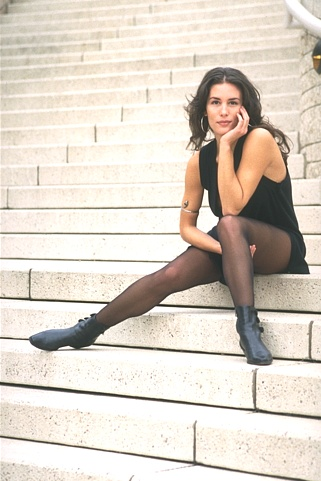
#> input picture Experiments/Image Segmentation exp - v2/Image7/181021.jpg, 321 x 481 px
$ jupyter execute _KMeans.ipynb
#> lines starting #> are read from the running program, lines starting #| are printed output that depends on the picture; after the words box and inside, x2 and y2 are one past the last pixel; in counts of white or black regions, pixels touching at a corner belong together; long printed decimals are rounded
[cell 1]
import numpy as np
import random
import math
from matplotlib import pyplot as plt
from sklearn.datasets.samples_generator import make_blobs
import time
import pandas as pd
from scipy.spatial.distance import cdist
from sklearn.utils import shuffle

Initialize the data points and Random centers
===========================

[cell 2]
cluster=2

[cell 3]
import cv2

img = cv2.imread('181021.jpg',0)
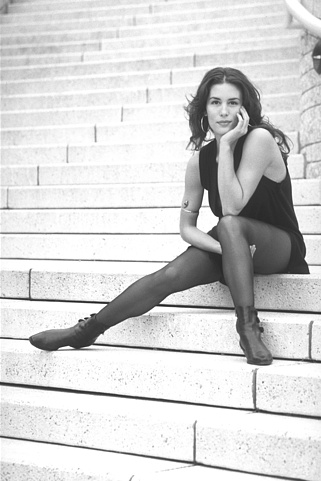
#> img: shape (481, 321); min 24, max 255, mean 212.2
e = cv2.imread('181021.png',0)

ret,e = cv2.threshold(e,100,255,cv2.THRESH_BINARY)
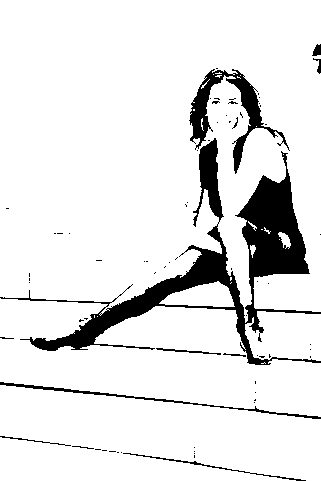
#> e: shape (481, 321); 89.7% white; 71 black regions (60 under 20 px), largest, box (x1, y1, x2, y2) and area: (0, 138, 321, 365) 11969, (189, 69, 290, 174) 2297, (0, 382, 321, 419) 730


height, width = img.shape[0],img.shape[1]
#> height = 481; width = 321
img_list = np.reshape(img, (height*width, 1))

plt.xticks([])
plt.yticks([])
plt.imshow(img, cmap='gray')
plt.show()

plt.xticks([])
plt.yticks([])
plt.imshow(e, cmap='gray')
plt.show()


x=img_list
# x=img

KMeans - Clustering
===============

[cell 4]
from sklearn.cluster import KMeans
import numpy as np

kmeans = KMeans(n_clusters=cluster, random_state=5).fit(x)
kmeans.labels_

kmeans.cluster_centers_
vv=kmeans.cluster_centers_
#> vv = [93.92, 236.8]


ny=kmeans.labels_ #np.argmax(uu,axis=1)

# [4 lines of commented-out code are left out]

[cell 5]
index = np.copy(ny)
index = np.reshape(index, (height, width))
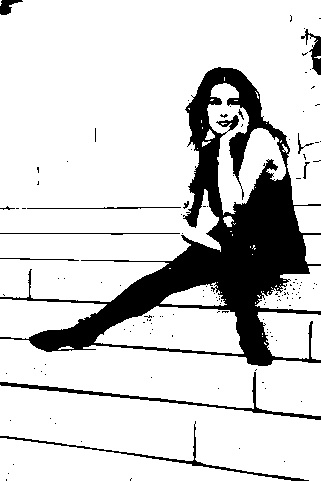
#> index: shape (481, 321) int32; values 0 (black) and 1 (white), 82.8% white; 133 black regions (120 under 20 px), largest, box (x1, y1, x2, y2) and area: (0, 67, 321, 366) 23148, (0, 372, 321, 420) 1135, (0, 421, 309, 481) 800
plt.xticks([])
plt.yticks([])
# axes = plt.gca()
plt.imshow(index, cmap='gray')
plt.show(block=True)

[cell 6]
from sklearn.metrics.cluster import normalized_mutual_info_score
print(normalized_mutual_info_score(e.flatten(),ny))
#| 0.5459

from sklearn.metrics import mean_squared_error
print(mean_squared_error(e.flatten(),ny))
#| 57919.416

from sklearn.metrics.cluster import adjusted_rand_score
print(adjusted_rand_score(e.flatten(),ny))
#| 0.6475

[cell 7]
import pandas as pd
test=pd.DataFrame()
test['y']=e.flatten()
test['ny']=ny

import itertools
perm = itertools.permutations(np.unique(test.y))
_totalperm=[]

for i in list(perm):
    _totalperm.append(list(i))


from sklearn import metrics as m
normalized_mutual_info_score1=[]
mean_squared_error1=[]
adjusted_rand_score1=[]
newols=[]
values=[]

for i in range(len(_totalperm)):
    print(i)
    newcolvals=np.zeros((test.shape[0]))
    for j in range(test.shape[0]):
        newcolvals[j]=(_totalperm[i])[test.ny[j]]

    newols.append(newcolvals)
    normalized_mutual_info_score1.append(normalized_mutual_info_score(e.flatten(),newcolvals))
    mean_squared_error1.append(mean_squared_error(e.flatten(),newcolvals))
    adjusted_rand_score1.append(adjusted_rand_score(e.flatten(),newcolvals))
#> after the loop, adjusted_rand_score1 = [0.647, 0.647]; mean_squared_error1 = [4479.7, 60545.3]; newols = 2 items; normalized_mutual_info_score1 = [0.546, 0.546]


print(np.min(mean_squared_error1))
#| 4479.705

mean_squared_error1
#> Out = [4479.7, 60545.3]

$ run again, with Experiments/Image Segmentation exp - v2/Image7/FCM_SegementdIMg.jpg copied over Experiments/Image Segmentation exp - v2/Image7/181021.jpg
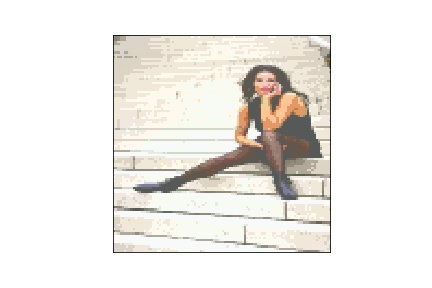
#> input picture Experiments/Image Segmentation exp - v2/Image7/FCM_SegementdIMg.jpg, 432 x 288 px
#> `ret,e = cv2.threshold(e,100,255,cv2.THRESH_BINARY)`:
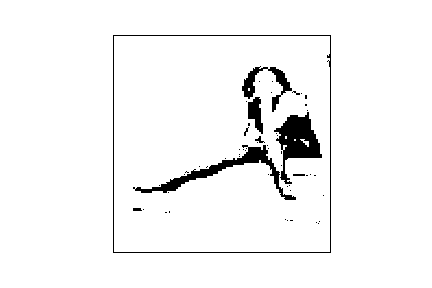
#> e: shape (288, 432); 96% white; 56 black regions (48 under 20 px), largest, box (x1, y1, x2, y2) and area: (274, 112, 322, 184) 1510, (133, 145, 296, 200) 1409, (113, 35, 331, 253) 885
#> vv = [249.2, 116.9]
#> `index = np.reshape(index, (height, width))`:
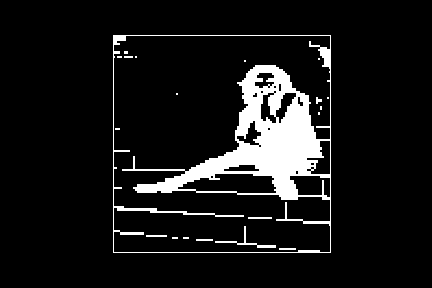
#> index: shape (288, 432) int32; values 0 (black) and 1 (white), 9% white; 20 white regions (13 under 20 px), largest, box (x1, y1, x2, y2) and area: (113, 35, 331, 253) 10676, (215, 226, 276, 248) 175, (248, 217, 272, 219) 48
#| 0.4512
#| 62412.108
#| 0.5592
#> after the loop `for i in range(len(_totalperm)):`: adjusted_rand_score1 = [0.559, 0.559]; mean_squared_error1 = [61788.8, 3236.2]; newols = 2 items; normalized_mutual_info_score1 = [0.451, 0.451]
#| 3236.198
#> Out = [61788.8, 3236.2]

$ run again, with Experiments/Image Segmentation exp - v2/Image7/FCM_SegementdIMg_error_36.jpg copied over Experiments/Image Segmentation exp - v2/Image7/181021.jpg
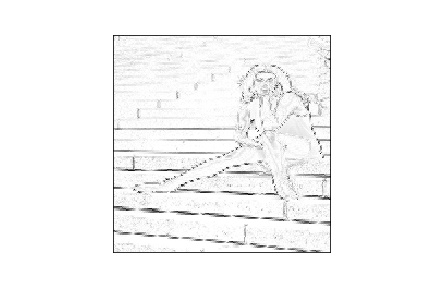
#> input picture Experiments/Image Segmentation exp - v2/Image7/FCM_SegementdIMg_error_36.jpg, 432 x 288 px
#> img is the input picture: shape (288, 432); min 0, max 255, mean 247.3
#> `ret,e = cv2.threshold(e,100,255,cv2.THRESH_BINARY)`:
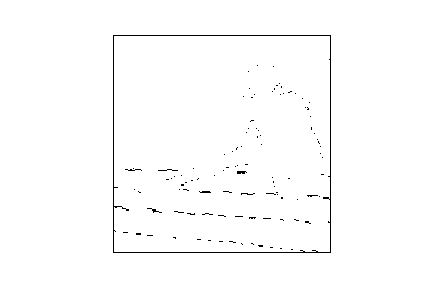
#> e: shape (288, 432); 98.9% white; black in thin lines or dots, all inside (x1, y1, x2, y2) = (113, 35, 331, 253)
#> vv = [251.3, 111.8]
#> `index = np.reshape(index, (height, width))`:
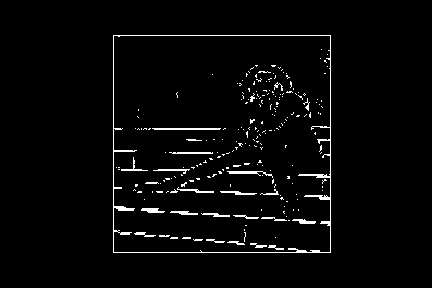
#> index: shape (288, 432) int32; values 0 (black) and 1 (white), 2.9% white in thin lines or dots, all inside (x1, y1, x2, y2) = (113, 35, 331, 253)
#| 0.4299
#| 64310.893
#| 0.5316
#> after the loop `for i in range(len(_totalperm)):`: adjusted_rand_score1 = [0.532, 0.532]; mean_squared_error1 = [63865.8, 1159.2]; newols = 2 items; normalized_mutual_info_score1 = [0.43, 0.43]
#| 1159.219
#> Out = [63865.8, 1159.2]
